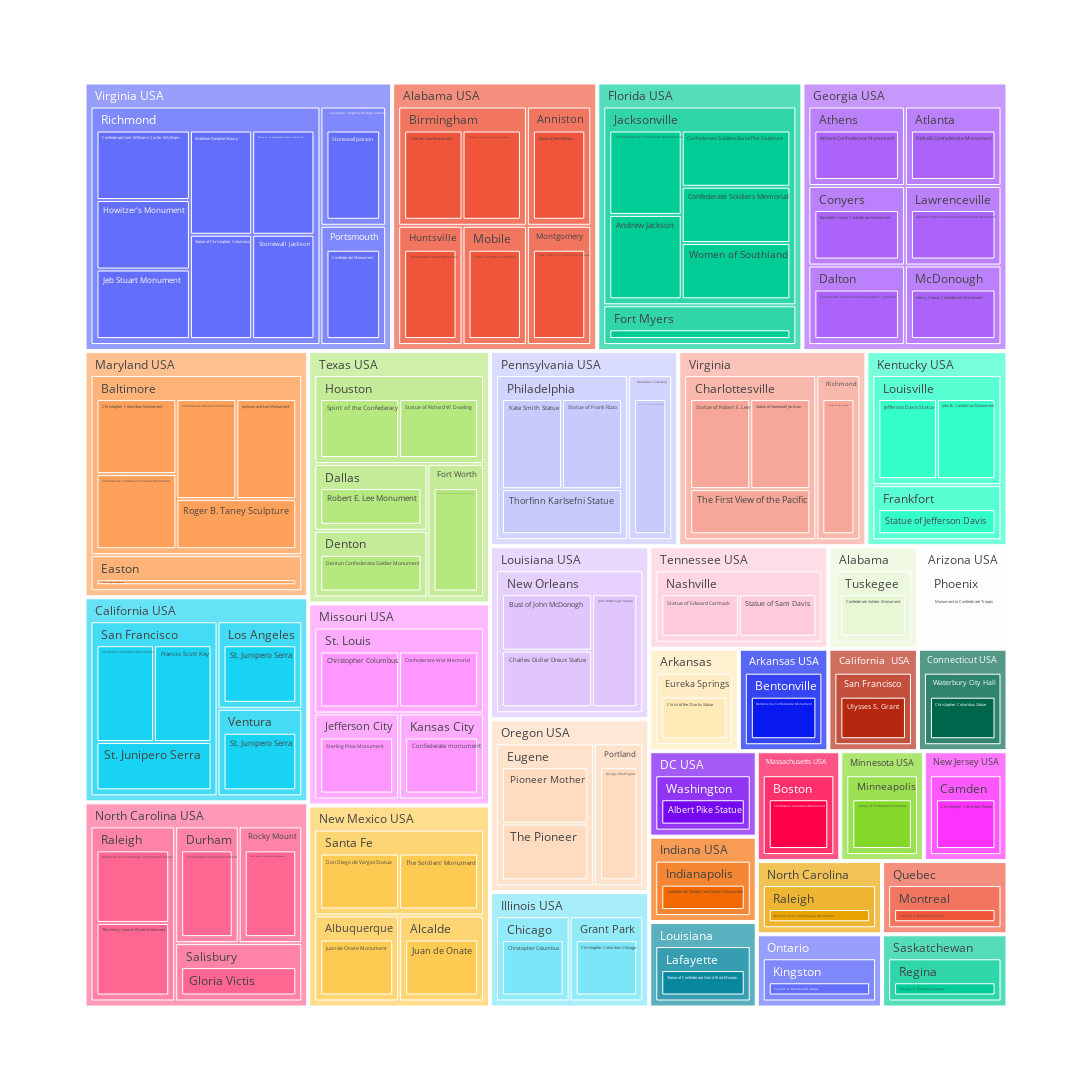

The notebook cell this image was saved under:
### Code cell
import plotly.express as px
px.treemap(df, path=['state', 'city/town', 'monument'], width=1200, height=1200)

### Figure 1 — Plotly figure (JSON) as saved in the notebook; plotly's stock layout.template omitted (floating-point values rounded to 4 significant figures; data arrays with more than 128 entries replaced by an {"elided": "..."} marker saying what was removed)
{"data": [{"branchvalues": "total", "domain": {"x": [0, 1], "y": [0, 1]}, "hovertemplate": "labels=%{label}<br>count=%{value}<br>parent=%{parent}<br>id=%{id}<extra></extra>", "ids": {"elided": "189 str values"}, "labels": {"elided": "189 str values"}, "name": "", "parents": {"elided": "189 str values"}, "type": "treemap", "values": {"elided": "189 int values"}}], "layout": {"height": 1200, "legend": {"tracegroupgap": 0}, "margin": {"t": 60}, "width": 1200}}
